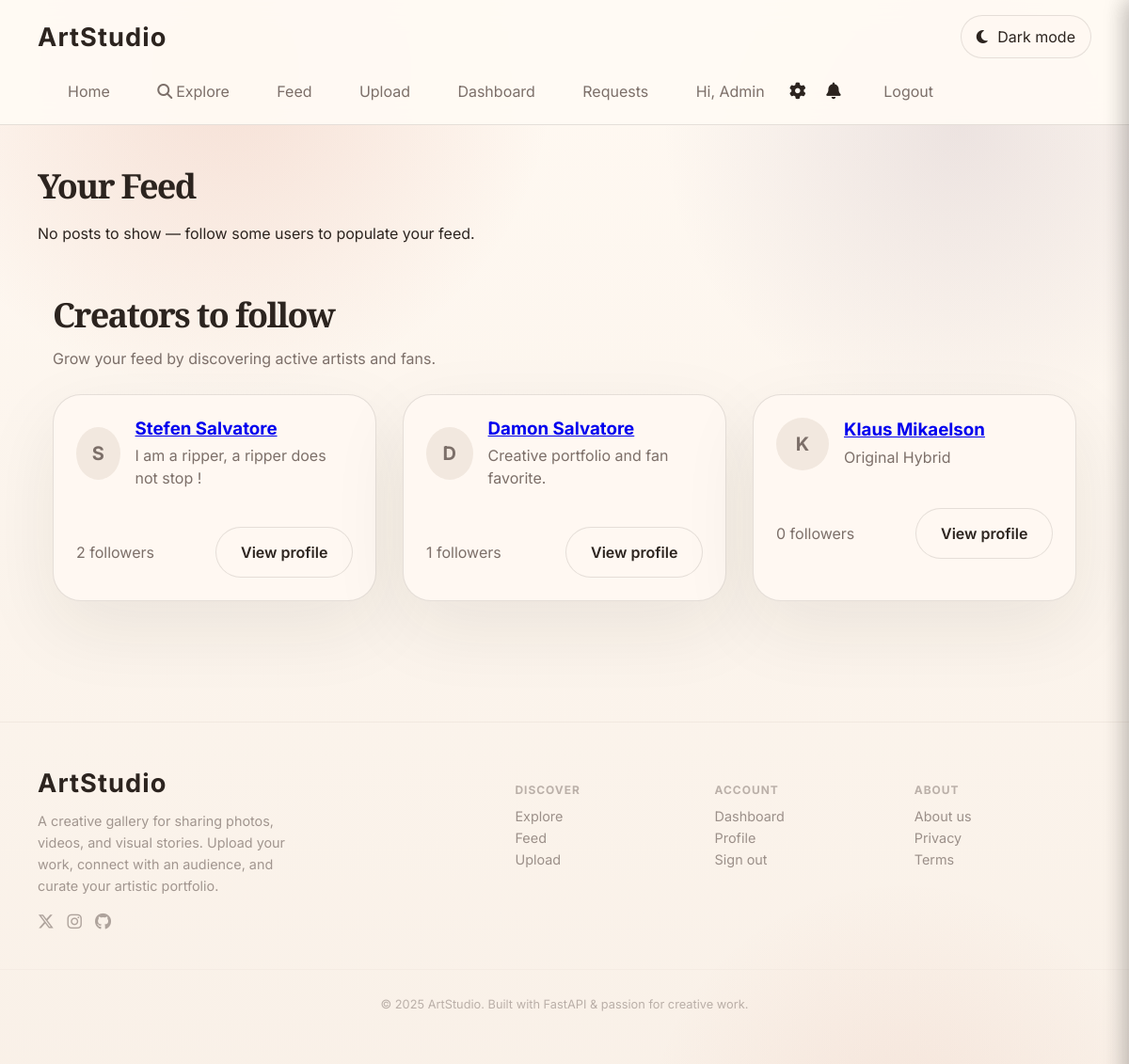
The app's page /feed (signed in) with its own data.
### fastapi_app/models.py (models this page shows)
class User(Base):
    __tablename__ = "users"
    id = Column(Integer, primary_key=True, index=True)
    username = Column(String(80), unique=True, nullable=False, index=True)
    email = Column(String(200), unique=True, nullable=True)
    hashed_password = Column(String(200), nullable=False)
    avatar = Column(String(255), nullable=True)
    bio = Column(Text, nullable=True)
    is_admin = Column(Boolean, default=False, nullable=False)
    is_banned = Column(Boolean, default=False, nullable=False)
    whatsapp = Column(String(30), nullable=True)
    telegram = Column(String(60), nullable=True)
    created_at = Column(DateTime, default=datetime.utcnow)

### fastapi_app/main.py (the view)
@app.get("/feed")
def feed(request: Request, db: Session = Depends(get_db)):
    current_user = get_current_user(request, db)
    posts = crud.get_personal_feed(db, current_user.id if current_user else None, limit=30)
    suggestions = crud.get_follow_suggestions(db, current_user.id if current_user else None, limit=6)
    return render_template(request, "feed.html", db, posts=posts, suggestions=suggestions)

### fastapi_app/templates/feed.html
{% extends "base.html" %}
{% block content %}
<section class="container">
  <div class="section-intro"><h2>Your Feed</h2></div>
  {% if posts %}
    <div class="posts-list">
      {% for p in posts %}
        <article class="post-card">
          <h3><a href="/post/{{ p.id }}">{{ p.title }}</a></h3>
          <div class="meta">By {{ p.author }} on {{ p.created_at.strftime('%Y-%m-%d') }}</div>
          <p>{{ p.content[:200] }}{% if p.content|length > 200 %}...{% endif %}</p>
        </article>
      {% endfor %}
    </div>
  {% else %}
    <p>No posts to show — follow some users to populate your feed.</p>
  {% endif %}
  {% if suggestions %}
  <section class="container section-grid">
    <div class="section-intro">
      <h2>Creators to follow</h2>
      <p>Grow your feed by discovering active artists and fans.</p>
    </div>
    <div class="user-grid">
      {% for item in suggestions %}
      <article class="user-card">
        <div class="user-card-top">
          <div class="user-avatar">{{ item.username[0] }}</div>
          <div>
            <a href="/profile/{{ item.username }}"><h3>{{ item.username }}</h3></a>
            <p>{{ item.bio or 'Creative portfolio and fan favorite.' }}</p>
          </div>
        </div>
        <div class="user-card-meta">
          <span>{{ item.followers }} followers</span>
          <a class="button button-secondary" href="/profile/{{ item.username }}">View profile</a>
        </div>
      </article>
      {% endfor %}
    </div>
  </section>
  {% endif %}
</section>
{% endblock %}

### fastapi_app/templates/base.html (shortened to what this page needs)
<!DOCTYPE html>
<html lang="en">
<head>
  <link rel="stylesheet" href="https://cdnjs.cloudflare.com/ajax/libs/font-awesome/6.5.0/css/all.min.css" />
  <link rel="stylesheet" href="/static/css/main.css?v=20250603" />
</head>
<body>
  <header class="site-header">
    <div class="container nav-bar">
      <a class="brand" href="/">ArtStudio</a>
      <div class="nav-actions">
        <button class="theme-toggle" type="button" aria-label="Toggle dark light theme">
          <i class="fas fa-moon"></i>
          <span class="theme-toggle-label">Dark mode</span>
        </button>
      </div>
      <nav>
        <a href="/">Home</a>
        <a href="/explore"><i class="fas fa-magnifying-glass" style="margin-right:4px"></i>Explore</a>
        <a href="/feed">Feed</a>
        <a href="/upload">Upload</a>
        {% if current_user %}
          <a href="/dashboard">Dashboard</a>
          <a href="/requests">Requests</a>
          <a href="/profile/{{ current_user.username }}">Hi, {{ current_user.username }}</a>
          <button class="settings-trigger" id="settingsTrigger" aria-label="Settings" title="Settings">
            <i class="fas fa-gear"></i>
          </button>
          <button class="notif-trigger" id="notifTrigger" aria-label="Notifications" title="Notifications">
            <i class="fas fa-bell"></i>
          </button>
          <a href="/logout" id="logoutLink">Logout</a>
        {% else %}
          <a href="/login">Sign in</a>
          <a href="/register">Register</a>
        {% endif %}
      </nav>
    </div>
  </header>
  <main class="page-content">
    {% block content %}{% endblock %}
  </main>
  <footer class="site-footer">
    <div class="container footer-grid">
      <div class="footer-brand">
        <a class="brand" href="/">ArtStudio</a>
        <p>A creative gallery for sharing photos, videos, and visual stories. Upload your work, connect with an audience, and curate your artistic portfolio.</p>
        <div class="footer-social">
          <a href="#" aria-label="Twitter"><i class="fab fa-x-twitter"></i></a>
          <a href="#" aria-label="Instagram"><i class="fab fa-instagram"></i></a>
          <a href="#" aria-label="GitHub"><i class="fab fa-github"></i></a>
        </div>
      </div>
      <div class="footer-links">
        <div>
          <h4>Discover</h4>
          <a href="/explore">Explore</a>
          <a href="/feed">Feed</a>
          <a href="/upload">Upload</a>
        </div>
        <div>
          <h4>Account</h4>
          {% if current_user %}
            <a href="/dashboard">Dashboard</a>
            <a href="/profile/{{ current_user.username }}">Profile</a>
            <a href="/logout">Sign out</a>
          {% else %}
            <a href="/login">Sign in</a>
            <a href="/register">Register</a>
          {% endif %}
        </div>
        <div>
          <h4>About</h4>
          <a href="#">About us</a>
          <a href="#">Privacy</a>
          <a href="#">Terms</a>
        </div>
      </div>
    </div>
    <div class="footer-bottom">
      <p>© {{ 2025 }} ArtStudio. Built with FastAPI &amp; passion for creative work.</p>
    </div>
  </footer>
</body>
</html>

### records on screen
User: username "Admin"
User: username "S", username "Stefen Salvatore", bio "I am a ripper, a ripper does not stop !", followers "2"
User: username "D", username "Damon Salvatore", bio "Creative portfolio and fan favorite.", followers "1"
User: username "K", username "Klaus Mikaelson", bio "Original Hybrid", followers "0"

### other values on screen
{{ 2025 }} "2025"
